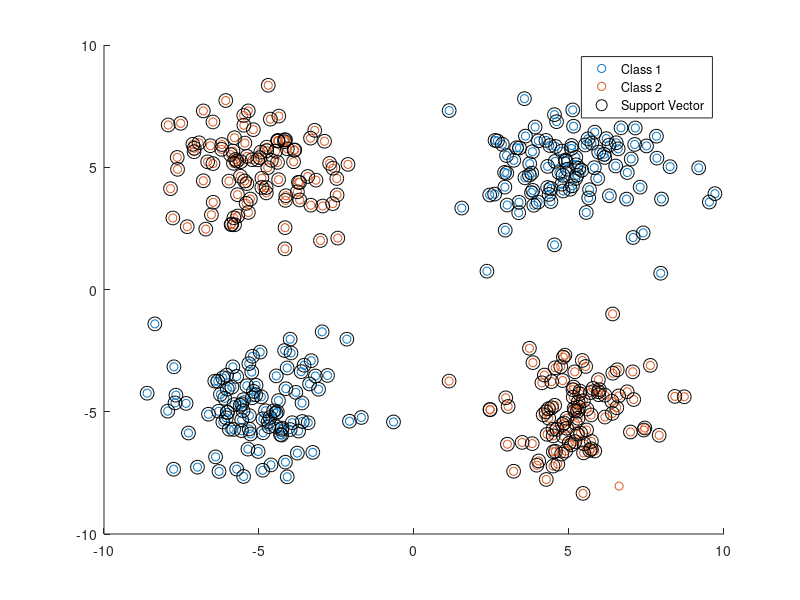
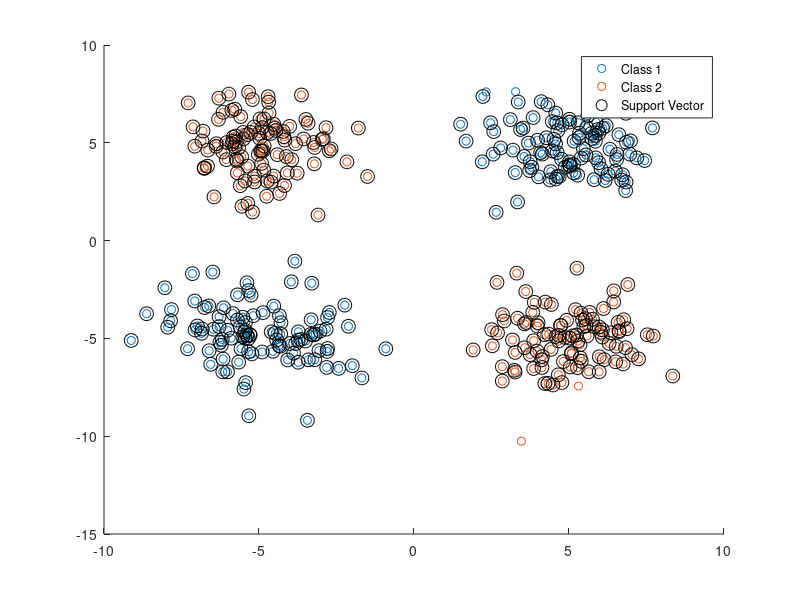

Write MATLAB code to recreate these figures, in order.
clc
clear
close all
load('CH2Q2dataset1')
load('CH2Q2dataset2')
C=[1 100 1000];
sigma=[0.5 1 2 4];
tol=0.01;
% [SVMstruct,svIndex,pe_tr,pe_te]=SVM_clas(X1,Y1,X2,Y2,tol,C(1),sigma(1));
SVMModel=fitcsvm(X1',Y1');
sv = SVMModel.SupportVectors;
figure
gscatter(X1(1,:),X1(2,:),Y1)
hold on
plot(sv(:,1),sv(:,2),'ko','MarkerSize',10)
legend('Class 1','Class 2','Support Vector')
hold off
SVMModel=fitcsvm(X2',Y2');
sv = SVMModel.SupportVectors;
figure
gscatter(X2(1,:),X2(2,:),Y2)
hold on
plot(sv(:,1),sv(:,2),'ko','MarkerSize',10)
legend('Class 1','Class 2','Support Vector')
hold off
